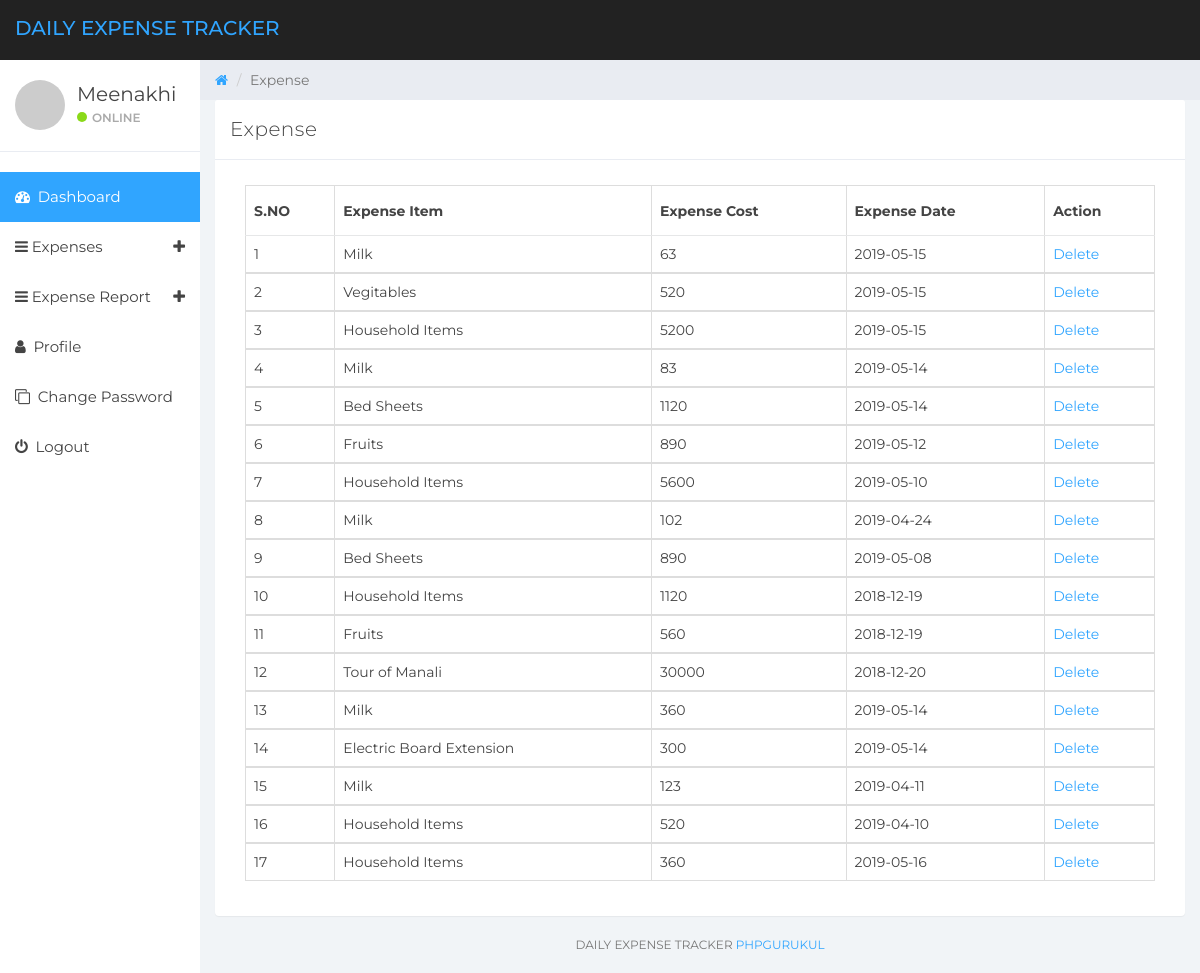
The app's page /dets/manage-expense.php (signed in) with its own data.
### tables this page shows
CREATE TABLE `tbluser` (
  `ID` int(10) NOT NULL,
  `FullName` varchar(150) DEFAULT NULL,
  `Email` varchar(200) DEFAULT NULL,
  `MobileNumber` bigint(10) DEFAULT NULL,
  `Password` varchar(200) DEFAULT NULL,
  `RegDate` timestamp NOT NULL DEFAULT CURRENT_TIMESTAMP
);

CREATE TABLE `tblexpense` (
  `ID` int(10) NOT NULL,
  `UserId` int(10) NOT NULL,
  `ExpenseDate` date DEFAULT NULL,
  `ExpenseItem` varchar(200) DEFAULT NULL,
  `ExpenseCost` varchar(200) DEFAULT NULL,
  `NoteDate` timestamp NULL DEFAULT CURRENT_TIMESTAMP
);

### dets/manage-expense.php (the view, shortened to what this page needs)
  <?php
if (strlen($_SESSION['detsuid']==0)) {
  header('location:logout.php');
  } else{
?>
<!DOCTYPE html>
<html>
<head>
	<link href="css/bootstrap.min.css" rel="stylesheet">
	<link href="css/font-awesome.min.css" rel="stylesheet">
	<link href="css/datepicker3.css" rel="stylesheet">
	<link href="css/styles.css" rel="stylesheet">
</head>
<body>
	<?php include_once('includes/header.php');?>
	<?php include_once('includes/sidebar.php');?>
	<div class="col-sm-9 col-sm-offset-3 col-lg-10 col-lg-offset-2 main">
		<div class="row">
			<ol class="breadcrumb">
				<li><a href="#">
					<em class="fa fa-home"></em>
				</a></li>
				<li class="active">Expense</li>
			</ol>
		</div>
		<div class="row">
			<div class="col-lg-12">
				<div class="panel panel-default">
					<div class="panel-heading">Expense</div>
					<div class="panel-body">
						<div class="col-md-12">
							<div class="table-responsive">
            <table class="table table-bordered mg-b-0">
              <thead>
                <tr>
                  <th>S.NO</th>
                  <th>Expense Item</th>
                  <th>Expense Cost</th>
                  <th>Expense Date</th>
                  <th>Action</th>
                </tr>
              </thead>
              <?php
              $userid=$_SESSION['detsuid'];
$ret=mysqli_query($con,"select * from tblexpense where UserId='$userid'");
$cnt=1;
while ($row=mysqli_fetch_array($ret)) {
?>
              <tbody>
                <tr>
                  <td><?php echo $cnt;?></td>
                  <td><?php  echo $row['ExpenseItem'];?></td>
                  <td><?php  echo $row['ExpenseCost'];?></td>
                  <td><?php  echo $row['ExpenseDate'];?></td>
                  <td><a href="manage-expense.php?delid=<?php echo $row['ID'];?>">Delete</a>
                </tr>
                <?php
$cnt=$cnt+1;
}?>
              </tbody>
            </table>
          </div>
						</div>
					</div>
				</div>
			</div>
			<?php include_once('includes/footer.php');?>
		</div>
	</div>
</body>
</html>
<?php }  ?>

### dets/includes/header.php (shortened to what this page needs)
<nav class="navbar navbar-custom navbar-fixed-top" role="navigation">
        <div class="container-fluid">
            <div class="navbar-header">
                <a class="navbar-brand" href="dashboard.php"><span>Daily Expense Tracker</span></a>
            </div>
        </div>
    </nav>

### dets/includes/sidebar.php (shortened to what this page needs)
<?php
include('includes/dbconnection.php');
?>
<div id="sidebar-collapse" class="col-sm-3 col-lg-2 sidebar">
        <div class="profile-sidebar">
            <div class="profile-userpic">
                <img src="http://placehold.it/50/30a5ff/fff" class="img-responsive" alt="">
            </div>
            <div class="profile-usertitle">
                <?php
$uid=$_SESSION['detsuid'];
$ret=mysqli_query($con,"select FullName from tbluser where ID='$uid'");
$row=mysqli_fetch_array($ret);
$name=$row['FullName'];
?>
                <div class="profile-usertitle-name"><?php echo $name; ?></div>
                <div class="profile-usertitle-status"><span class="indicator label-success"></span>Online</div>
            </div>
        </div>
        <ul class="nav menu">
            <li class="active"><a href="dashboard.php"><em class="fa fa-dashboard">&nbsp;</em> Dashboard</a></li>
            <li class="parent "><a data-toggle="collapse" href="#sub-item-1">
                <em class="fa fa-navicon">&nbsp;</em>Expenses <span data-toggle="collapse" href="#sub-item-1" class="icon pull-right"><em class="fa fa-plus"></em></span>
                </a>
            </li>
  <li class="parent "><a data-toggle="collapse" href="#sub-item-2">
                <em class="fa fa-navicon">&nbsp;</em>Expense Report <span data-toggle="collapse" href="#sub-item-1" class="icon pull-right"><em class="fa fa-plus"></em></span>
                </a>
            </li>
            <li><a href="user-profile.php"><em class="fa fa-user">&nbsp;</em> Profile</a></li>
             <li><a href="change-password.php"><em class="fa fa-clone">&nbsp;</em> Change Password</a></li>
<li><a href="logout.php"><em class="fa fa-power-off">&nbsp;</em> Logout</a></li>
        </ul>
    </div>

### dets/includes/footer.php
<div class="col-sm-12">
				<p class="back-link">Daily Expense Tracker <a href="https://phpgurukul.com">phpgurukul</a></p>
			</div>

### dets/css/styles.css (style rules this page uses)
body { background: #f1f4f7; padding-top: 60px; font-size: 14px; color: #444444; font-family: "Montserrat", "Helvetica Neue", Helvetica, Arial, sans-serif; }
p { color: #777; }
a, a:hover, a:focus { color: #30a5ff; }
.navbar-custom { background: #222; height: 60px; }
.navbar-header .navbar-brand { color: #fff; font-size: 20px; text-transform: uppercase; font-weight: 500; height: 60px; padding-top: 18px; }
.navbar-header .navbar-brand span { color: #30a5ff; }
.label-success { background-color: #8ad919; }
.panel { border: 0; }
.panel-heading { font-size: 20px; font-weight: 300; letter-spacing: 0.025em; height: 60px; line-height: 38px; }
.panel-default .panel-heading { background: #fff; border-bottom: 1px solid #e9ecf2; color: #444444; }
.navbar { border: 0; }
.sidebar { display: block; padding: 0; display: none; box-shadow: none; background: #fff; }
.sidebar ul { margin: 20px 0px; }
@media (min-width: 768px) { .sidebar { display: block; position: fixed; top: 60px; bottom: 0; left: 0; z-index: 1000; display: block; margin: 0; padding: 0; overflow-x: hidden; overflow-y: auto; } }
@media (min-width: 768px) { .navbar-header { width: 100%; } }
.sidebar ul.nav .active a, .sidebar ul.nav li.parent a.active, .sidebar ul.nav .active > a:hover, .sidebar ul.nav li.parent a.active:hover, .sidebar ul.nav .active > a:focus, .sidebar ul.nav li.parent a.active:focus { color: #fff; background-color: #30a5ff; }
.sidebar ul.nav li a { height: 50px; font-size: 15px; line-height: 2em; color: #444444; }
.profile-sidebar { padding: 10px 0; border-bottom: 1px solid #e9ecf2; }
.indicator { width: 10px; height: 10px; display: inline-block; border-radius: 9999px; margin-right: 5px; }
.profile-userpic img { float: left; margin: 10px 0px 0px 15px; width: 50px; height: 50px; border-radius: 9999px !important; }
.profile-usertitle { float: left; text-align: left; margin: 10px 0 0 12px; }
.profile-usertitle-name { font-size: 20px; margin-bottom: 0px; }
.profile-usertitle-status { text-transform: uppercase; color: #AAA; font-size: 12px; font-weight: 600; margin-bottom: 15px; }
.breadcrumb { border-radius: 0; padding: 10px 15px 10px 15px; background: #e9ecf2; margin: 0; }
.table { background: #fff; }
.table > thead > tr > th { border-bottom: 1px solid #e6e7e8; vertical-align: middle; height: 50px; }
p.back-link { text-align: center; margin-bottom: 20px; font-size: 12px; text-transform: uppercase; }

### records on screen
tbluser: FullName "Meenakhi"
tblexpense: ExpenseItem "Milk", ExpenseCost "63", ExpenseDate "2019-05-15"
tblexpense: ExpenseItem "Vegitables", ExpenseCost "520", ExpenseDate "2019-05-15"
tblexpense: ExpenseItem "Household Items", ExpenseCost "5200", ExpenseDate "2019-05-15"
tblexpense: ExpenseItem "Milk", ExpenseCost "83", ExpenseDate "2019-05-14"
tblexpense: ExpenseItem "Bed Sheets", ExpenseCost "1120", ExpenseDate "2019-05-14"
tblexpense: ExpenseItem "Fruits", ExpenseCost "890", ExpenseDate "2019-05-12"
tblexpense: ExpenseItem "Household Items", ExpenseCost "5600", ExpenseDate "2019-05-10"
tblexpense: ExpenseItem "Milk", ExpenseCost "102", ExpenseDate "2019-04-24"
tblexpense: ExpenseItem "Bed Sheets", ExpenseCost "890", ExpenseDate "2019-05-08"
tblexpense: ExpenseItem "Household Items", ExpenseCost "1120", ExpenseDate "2018-12-19"
tblexpense: ExpenseItem "Fruits", ExpenseCost "560", ExpenseDate "2018-12-19"
tblexpense: ExpenseItem "Tour of Manali", ExpenseCost "30000", ExpenseDate "2018-12-20"
tblexpense: ExpenseItem "Milk", ExpenseCost "360", ExpenseDate "2019-05-14"
tblexpense: ExpenseItem "Electric Board Extension", ExpenseCost "300", ExpenseDate "2019-05-14"
tblexpense: ExpenseItem "Milk", ExpenseCost "123", ExpenseDate "2019-04-11"
tblexpense: ExpenseItem "Household Items", ExpenseCost "520", ExpenseDate "2019-04-10"
tblexpense: ExpenseItem "Household Items", ExpenseCost "360", ExpenseDate "2019-05-16"
